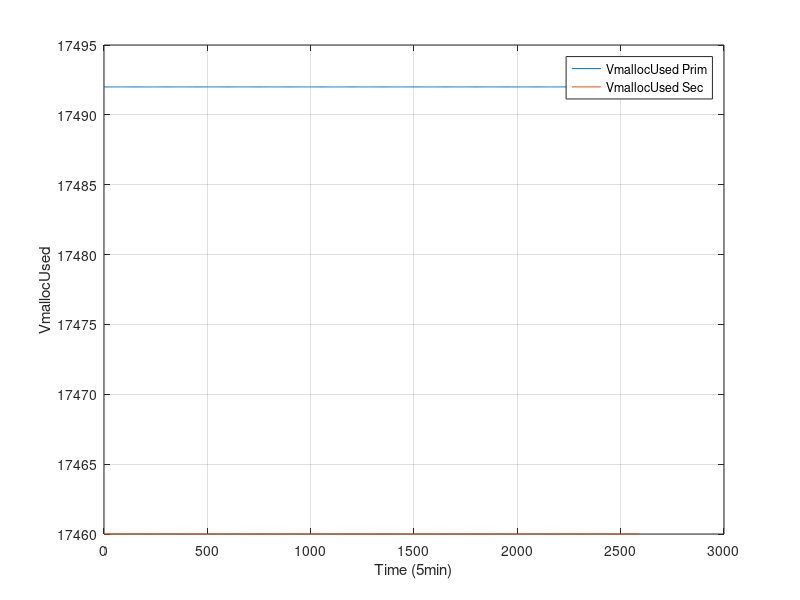

Write MATLAB code to recreate this figure.
#! /usr/bin/octave -qf
fig = figure;
data = dlmread("finput.txt"," ");
data_sec = dlmread("finput_sec.txt"," ");
size(data);
size(data_sec);
set(fig, "visible", "off");

time =  data(:,1);
MemTotal =  data(:,2);
MemFree =  data(:,3);
Buffers =  data(:,4);
Cached =  data(:,5);
SwapCached =  data(:,6);
Active =  data(:,7);
Inactive =  data(:,8);
SwapTotal =  data(:,9);
SwapFree =  data(:,10);
Dirty =  data(:,11);
Writeback =  data(:,12);
AnonPages =  data(:,13);
Mapped =  data(:,14);
Slab =  data(:,15);
SReclaimable =  data(:,16);
SUnreclaim =  data(:,17);
PageTables =  data(:,18);
NFS_Unstable =  data(:,19);
Bounce =  data(:,20);
WritebackTmp =  data(:,21);
CommitLimit =  data(:,22);
Committed_AS =  data(:,23);
VmallocTotal =  data(:,24);
VmallocUsed =  data(:,25);
VmallocChunk =  data(:,26);

time_sec =  data_sec(:,1);
MemTotal_sec =  data_sec(:,2);
MemFree_sec =  data_sec(:,3);
Buffers_sec =  data_sec(:,4);
Cached_sec =  data_sec(:,5);
SwapCached_sec =  data_sec(:,6);
Active_sec =  data_sec(:,7);
Inactive_sec =  data_sec(:,8);
SwapTotal_sec =  data_sec(:,9);
SwapFree_sec =  data_sec(:,10);
Dirty_sec =  data_sec(:,11);
Writeback_sec =  data_sec(:,12);
AnonPages_sec =  data_sec(:,13);
Mapped_sec =  data_sec(:,14);
Slab_sec =  data_sec(:,15);
SReclaimable_sec =  data_sec(:,16);
SUnreclaim_sec =  data_sec(:,17);
PageTables_sec =  data_sec(:,18);
NFS_Unstable_sec =  data_sec(:,19);
Bounce_sec =  data_sec(:,20);
WritebackTmp_sec =  data_sec(:,21);
CommitLimit_sec =  data_sec(:,22);
Committed_AS_sec =  data_sec(:,23);
VmallocTotal_sec =  data_sec(:,24);
VmallocUsed_sec =  data_sec(:,25);
VmallocChunk_sec =  data_sec(:,26);


plot(time,VmallocUsed,";VmallocUsed Prim;",time,VmallocUsed_sec,";VmallocUsed Sec;"), grid

xlabel("Time (5min)");
ylabel("VmallocUsed");
print("VmallocUsed.png", "-dpng");
